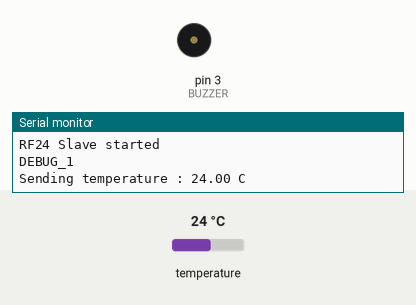
Recording of a sketch running on a simulated Arduino Uno, built with avr-gcc and run on an emulated ATmega328P. Shown: buzzer (waves = sounding), the last lines printed to the serial monitor. The test bench sets the inputs (shaded band); at power-on: temperature 24 °C. No radio packets arrive unless stated.

Above: at 2.2 s.
2.3 s: temperature set to 27.5 °C
6.0 s: temperature set to 28.3 °C
At 7.41 s:
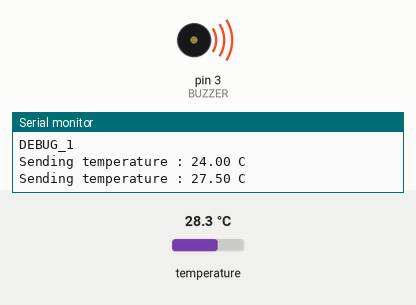
13.5 s: temperature set to 12 °C
At 14.3 s:
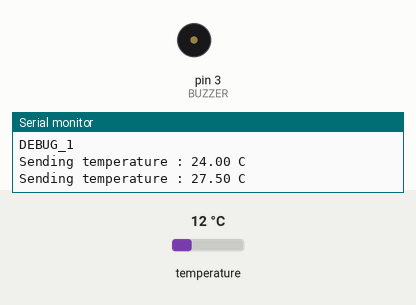
17.2 s: temperature set to 28 °C
At 18.47 s:
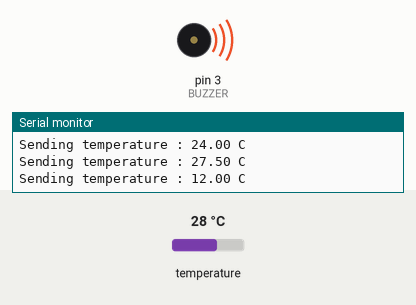
Timing chart, 0 to 25.6 s (numbered marks = the images above; inputs shaded):
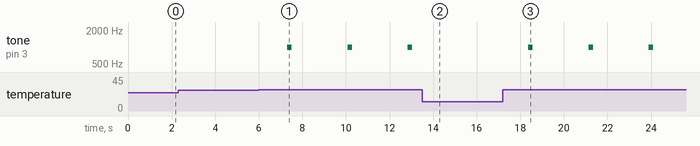

Measured:
- the behaviour switches between 27.9 and 28 °C on temperature (found by bisection; images 0 and 1)
- after the input at 6.0 s, tone on pin 3 (BUZZER): alternates 1000 Hz for 0.20 s and silent for 2.6 s, starting after 1.3 s
- after the input at 13.5 s, tone on pin 3 (BUZZER): stays silent (without the input it goes to 1000 Hz after 2.1 s)
- after the input at 17.2 s, tone on pin 3 (BUZZER): alternates 1000 Hz for 0.20 s and silent for 2.6 s, starting after 1.2 s

The sketch:

TempSensor.ino
```cpp
// Librerie per i moduli NRF24L01
#include <RF24.h>
#include <RF24_config.h>

// Librerie per sensore di temperatura
#include <OneWire.h>
#include <DallasTemperature.h>

// Definisco pin a cui il buzzer è collegato
#define BUZZER 3

// = NETWORK PACKET ===========================================================
// Struttura per inviare i parametri.
struct Temp_temp{
	/// Temperatura rilevata.
	float temperatura;
	/// Tempo al momento dell'invio.
	unsigned long tempo;
} sendReq;
// ----------------------------------------------------------------------------


// = RADIO ====================================================================
// Utilizzo pin 7 e 8 per il chip enable e chip select.
RF24 radio (7, 8);
// Indirizzi per la pipe.
const uint64_t addresses[2] = { 0xF0F0F0F0E1LL, 0xF0F0F0F0D2LL};
// ----------------------------------------------------------------------------

// = STDIO HELPER FUNCTION ====================================================
// Function that printf and related will use to print.
int serial_putchar(char c, FILE* f) {
   if (c == '\n') serial_putchar('\r', f);
   return Serial.write(c) == 1? 0 : 1;
}
FILE serial_stdout;
// ----------------------------------------------------------------------------

// = TEMPERATURA ==============================================================
// Inizializzazione delle variabili definisco il sensore collegato al pin 2
#define ONE_WIRE_BUS 2
// Imposta la comunicazione per un dispositivo compatibile.
OneWire oneWire(ONE_WIRE_BUS);
// Passa da OneWire a DallasTemperature.
DallasTemperature sensors(&oneWire);
// Valore per salvare la temperatura.
float temperature = 0.0;
// ----------------------------------------------------------------------------

void setup() {
	//faccio partire il monitor seriale
	Serial.begin(115200);
	delay(1000);
	//imposto il buzzer come output
	pinMode(BUZZER, OUTPUT);
	Serial.println("RF24 Slave started\n");

	//faccio partire il sensore di temperature e il trasmettitore
	sensors.begin();
	radio.begin();

	//inizializzo su quale canale invio/ricevo i dati (1-126)
	radio.setChannel(105);

	//modifico grandezza del payload da 1 a 32 bytes
	radio.setPayloadSize(8);

	//modifico potenza di trasmissione del segnale
	//  RF24_PA_MIN=-18dBm
	//  RF24_PA_LOW=-12dBm
	//  RF24_PA_MED=-6dBM
	//  RF24_PA_HIGH=0dBm
	radio.setPALevel(RF24_PA_HIGH);

	//modifico velocità di trasmissione del segnale
	//  RF24_250KBPS per 250kbs
	//  RF24_1MBPS per 1Mbps
	//  RF24_2MBPS per 2Mbps
	radio.setDataRate( RF24_2MBPS );

	//apro la pipe per la scrittura
	radio.openWritingPipe(addresses[0]);
	//apro la read per la lettura
	radio.openReadingPipe(1, addresses[1]);

	//radio.setCRCLength(0);

	// Set up stdout
	fdev_setup_stream(&serial_stdout, serial_putchar, NULL, _FDEV_SETUP_WRITE);
	stdout = &serial_stdout;

	Serial.println("DEBUG_1");
	radio.printDetails();
}

void loop() {
	// Rilevo la temperatura.
	sensors.requestTemperatures();

	// Restituisce la temperatura in gradi Celsius (var: temperature).
	temperature = sensors.getTempCByIndex(0);

	// Controllo se la temperature e' sotto il limite.
	if (temperature < 28) {

		// Imposto la temperatura e il tempo di invio, prima di inviare i dati.
		sendReq.tempo = micros();
		sendReq.temperatura = temperature;

		// Invio della struttura dati 'sendReq'
    radio.write( &sendReq, sizeof(sendReq));
		Serial.print("Sending temperature : ");
    Serial.print(sendReq.temperatura);
    Serial.println(" C");

	} else {
		tone(BUZZER, 1000, 200);
	}
	// Ritardo.
	delay(2000);
}
```
